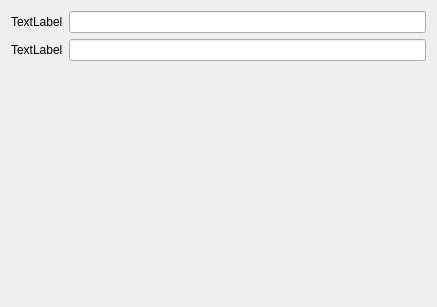
<?xml version="1.0" encoding="UTF-8"?>
<ui version="4.0">
 <class>Widget</class>
 <widget class="QWidget" name="Widget">
  <property name="geometry">
   <rect>
    <x>0</x>
    <y>0</y>
    <width>437</width>
    <height>307</height>
   </rect>
  </property>
  <property name="windowTitle">
   <string>Widget</string>
  </property>
  <layout class="QVBoxLayout" name="verticalLayout">
   <item>
    <layout class="QHBoxLayout" name="horizontalLayout">
     <item>
      <widget class="QLabel" name="label">
       <property name="text">
        <string>TextLabel</string>
       </property>
      </widget>
     </item>
     <item>
      <widget class="QLineEdit" name="lineEdit"/>
     </item>
    </layout>
   </item>
   <item>
    <layout class="QHBoxLayout" name="horizontalLayout_2">
     <item>
      <widget class="QLabel" name="label_2">
       <property name="text">
        <string>TextLabel</string>
       </property>
      </widget>
     </item>
     <item>
      <widget class="QLineEdit" name="lineEdit_2"/>
     </item>
    </layout>
   </item>
   <item>
    <spacer name="verticalSpacer">
     <property name="orientation">
      <enum>Qt::Vertical</enum>
     </property>
     <property name="sizeHint" stdset="0">
      <size>
       <width>20</width>
       <height>40</height>
      </size>
     </property>
    </spacer>
   </item>
  </layout>
 </widget>
 <resources/>
 <connections/>
</ui>
